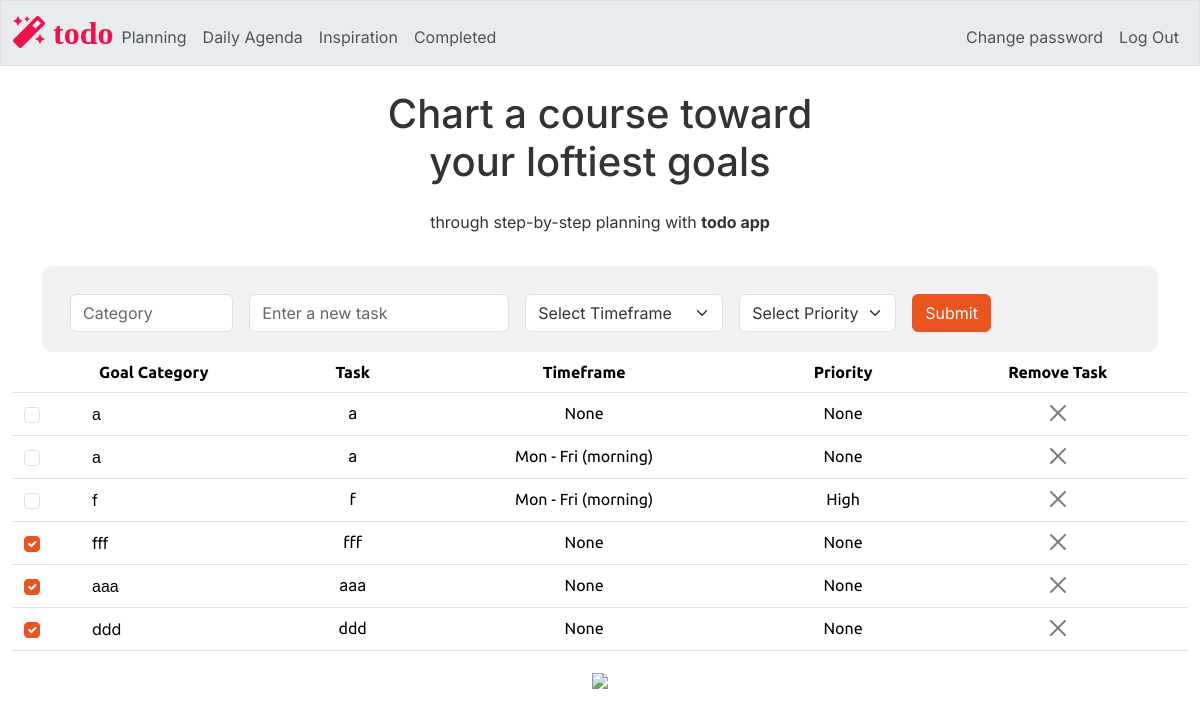
Before: / (signed in) with the older database file.
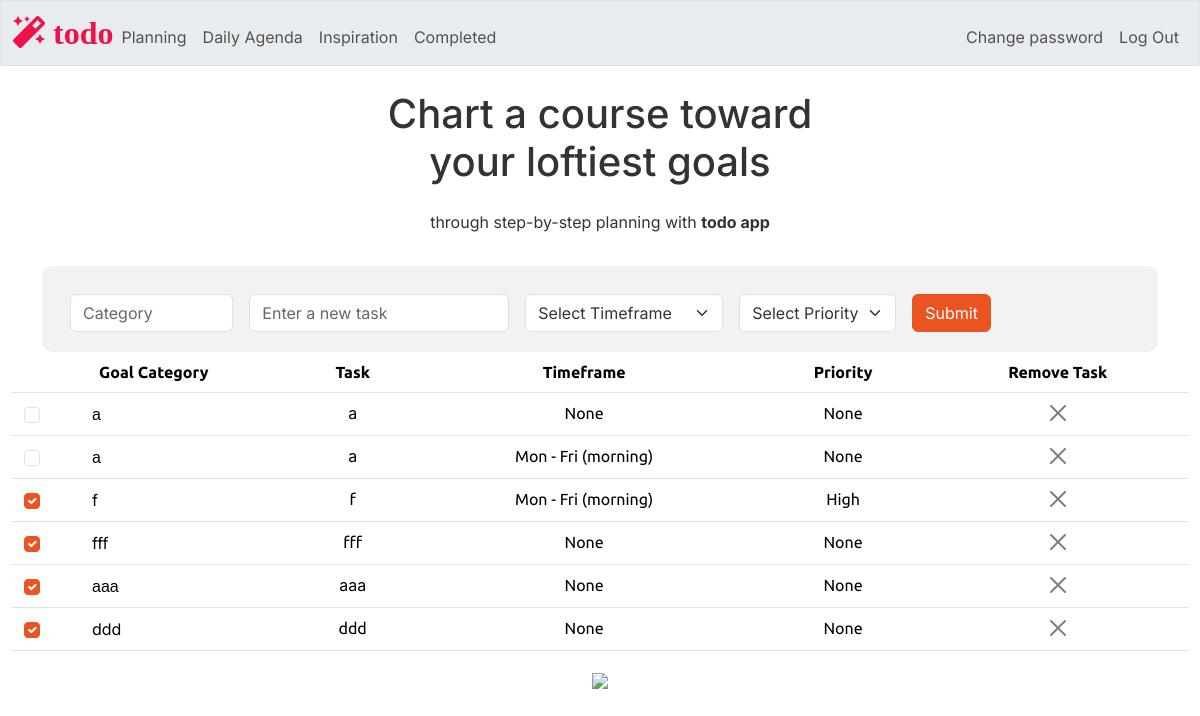
After: the same page with the newer database file.
### tables this page shows
CREATE TABLE tasks (
    id INTEGER PRIMARY KEY AUTOINCREMENT NOT NULL,
    users_id INTEGER NOT NULL,
    category TEXT NOT NULL,
    task TEXT NOT NULL,
    timeframe TEXT,
    priority TEXT,
    completion INTEGER DEFAULT 0, -- Default to 0 (false) for not completed
    FOREIGN KEY (users_id) REFERENCES users(id)
);

### app.py (the view)
@app.route("/", methods=["GET", "POST"])
@login_required
def index():
    users_id = session["user_id"]
    tasks = db.execute("SELECT * FROM tasks WHERE users_id =?", users_id)
    return render_template("index.html", tasks=tasks)

### app.py (called while the page is built)
@app.after_request
def after_request(response):
    response.headers["Cache-Control"] = "no-cache, no-store, must-revalidate"
    response.headers["Expires"] = 0
    response.headers["Pragma"] = "no-cache"
    return response

### helpers.py (called while the page is built)
def login_required(f):
    @wraps(f)
    def decorated_function(*args, **kwargs):
        if session.get("user_id") is None:
            return redirect("/login")
        return f(*args, **kwargs)
    return decorated_function

### templates/index.html (shortened to what this page needs)
{% extends "layout.html" %}
{% block main %}
    <div class="container">
        <form method="POST" action="/add_task" class="row gx-3 gy-2 align-items-center mx-auto text-center"  style="background-color: #f2f2f2; padding: 20px; border-radius: 10px;">
            <div class="col-sm-2">
                <input type="text" class="form-control" id="category" name="category" placeholder="Category" autocomplete="off" required>
            </div>
            <div class="col-auto">
                <input type="text" class="form-control" id="task" name="task" placeholder="Enter a new task" autocomplete="off" required>
            </div>
            <div class="col-auto">
                <select class="form-select" id="timeframe" name="timeframe" required>
                    <option selected disabled>Select Timeframe</option>
                </select>
            </div>
            <div class="col-auto">
                <select class="form-select" id="priority" name="priority" required>
                    <option selected disabled>Select Priority</option>
                </select>
            </div>
            <div class="col-auto">
            <button type="submit" class="btn btn-primary">Submit</button>
            </div>
        </form>
    </div>
    <table class="table">
        <thead>
            <tr>
                <th> Goal Category</th>
                <th> Task </th>
                <th> Timeframe </th>
                <th> Priority </th>
                <th> Remove Task </th>
            </tr>
        </thead>
        <tbody>
            {% for task in tasks %}
                <tr>
                    <td class="align-middle">
                        <div class="d-flex align-items-center " >
                            <form method="POST" action="/updateTaskStatus/{{ task.id }}" class="task-form completion-checkbox">
                                <div class=" col-auto d-flex justify-content-center align-items-center form-check" >
                                    <input class="form-check-input completion-checkbox"
                                           type="checkbox"
                                           id="completion_{{ task.id }}"
                                           name="task_completion"
                                           data-task-id="{{ task.id }}"
                                           data-completion="{{ task.completion}}"
                                           {% if task.completion == 1 %}checked{% endif %}
                                           onchange="updateTaskStatus(this)">
                                </div>
                            </form>
                            <label class="form-check-label ms-5" for="completion_{{ task.id }}">
                                {{ task.category }}
                            </label>
                        </div>
                    </td>
                    <td>{{ task.task }}</td>
                    <td>{{ task.timeframe }}</td>
                    <td>{{ task.priority }}</td>
                    <td>
                        <button class="btn-close" data-bs-toggle="modal" data-bs-target="#deleteConfirmationModal_{{ task.id }}"></button>
                    </td>
                </tr>
            {% endfor %}
        </tbody>
    </table>
    <img src="/static/planning2.png" class="wide-image">
{% endblock %}

### templates/layout.html (shortened to what this page needs)
<!DOCTYPE html>
<html lang="en">
    <head>
        <link href="/static/bootstrap.min.css" rel="stylesheet">
        <link href="/static/styles.css" rel="stylesheet">
        <link rel="stylesheet" href="https://cdnjs.cloudflare.com/ajax/libs/font-awesome/5.15.3/css/all.min.css">
    </head>
    <body>
        <nav class="bg-light border navbar navbar-expand-md navbar-light">
            <div class="container-fluid">
                <a class="site-logo" href="/"><span>
                    <i class="fas fa-magic" style="color: #ed1249;"> todo</i></span></a>
                <div class="collapse navbar-collapse" id="navbar">
                    {% if session["user_id"] %}
                        <ul class="navbar-nav me-auto mt-2">
                            <li class="nav-item"><a class="nav-link" href="/">Planning</a></li>
                            <li class="nav-item"><a class="nav-link" href="/goals">Daily Agenda</a></li>
                            <li class="nav-item"><a class="nav-link" href="/affirmations">Inspiration</a></li>
                            <li class="nav-item"><a class="nav-link" href="/completed">Completed</a></li>
                        </ul>
                        <ul class="navbar-nav ms-auto mt-2">
                            <li class="nav-item"><a class="nav-link" href="/password_change">Change password</a></li>
                            <li class="nav-item"><a class="nav-link" href="/logout">Log Out</a></li>
                        </ul>
                    {% else %}
                        <ul class="navbar-nav ms-auto mt-2">
                            <li class="nav-item"><a class="nav-link" href="/register">Register</a></li>
                            <li class="nav-item"><a class="nav-link" href="/login">Log In</a></li>
                        </ul>
                    {% endif %}
                </div>
            </div>
        </nav>
        <div class="container-fluid text-center mt-4">
            <h1 class="mb-4"> Chart a course toward <br>
                your loftiest goals </h1>
            <p>through step-by-step planning with <b>todo app</b> </p>
        </div>
        <main class="container-fluid py-4 text-center">
            {% block main %}{% endblock %}
        </main>
    </body>
</html>

### static/styles.css (style rules this page uses)
nav .site-logo { font-size: xx-large; text-decoration: none; }
p, span, div, h1, button { font-family: 'Inter', sans-serif; }
body { background-color: # f6f5f4; }

Changed rows visible on the page:
changed tasks "High": completion "☐" → "☑"
